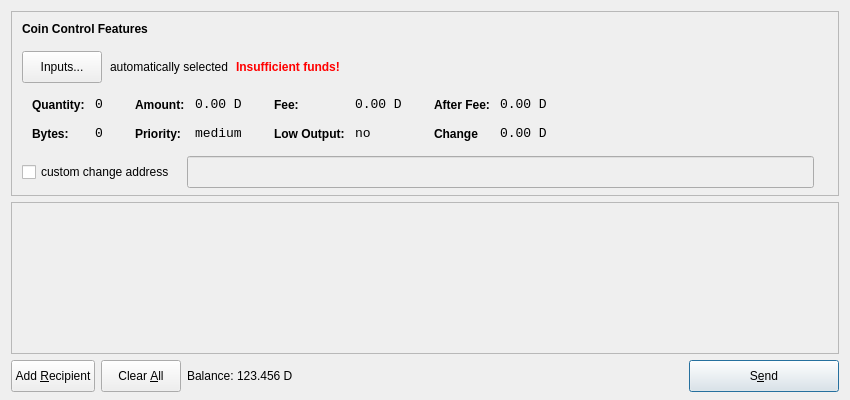
<?xml version="1.0" encoding="UTF-8"?>
<ui version="4.0">
 <class>SendCoinsDialog</class>
 <widget class="QDialog" name="SendCoinsDialog">
  <property name="geometry">
   <rect>
    <x>0</x>
    <y>0</y>
    <width>850</width>
    <height>400</height>
   </rect>
  </property>
  <property name="windowTitle">
   <string>Send Coins</string>
  </property>
  <layout class="QVBoxLayout" name="verticalLayout" stretch="0,1,0">
   <property name="bottomMargin">
    <number>8</number>
   </property>
   <item>
    <widget class="QFrame" name="frameCoinControl">
     <property name="sizePolicy">
      <sizepolicy hsizetype="Expanding" vsizetype="Expanding">
       <horstretch>0</horstretch>
       <verstretch>0</verstretch>
      </sizepolicy>
     </property>
     <property name="maximumSize">
      <size>
       <width>16777215</width>
       <height>16777215</height>
      </size>
     </property>
     <property name="frameShape">
      <enum>QFrame::StyledPanel</enum>
     </property>
     <property name="frameShadow">
      <enum>QFrame::Sunken</enum>
     </property>
     <layout class="QVBoxLayout" name="verticalLayoutCoinControl2">
      <property name="spacing">
       <number>6</number>
      </property>
      <property name="leftMargin">
       <number>0</number>
      </property>
      <property name="topMargin">
       <number>0</number>
      </property>
      <property name="rightMargin">
       <number>0</number>
      </property>
      <property name="bottomMargin">
       <number>6</number>
      </property>
      <item>
       <layout class="QVBoxLayout" name="verticalLayoutCoinControl" stretch="0,0,0,0,1">
        <property name="spacing">
         <number>0</number>
        </property>
        <property name="leftMargin">
         <number>10</number>
        </property>
        <property name="topMargin">
         <number>10</number>
        </property>
        <item>
         <layout class="QHBoxLayout" name="horizontalLayoutCoinControl1">
          <property name="bottomMargin">
           <number>15</number>
          </property>
          <item>
           <widget class="QLabel" name="labelCoinControlFeatures">
            <property name="sizePolicy">
             <sizepolicy hsizetype="Preferred" vsizetype="Maximum">
              <horstretch>0</horstretch>
              <verstretch>0</verstretch>
             </sizepolicy>
            </property>
            <property name="font">
             <font>
              <weight>75</weight>
              <bold>true</bold>
             </font>
            </property>
            <property name="styleSheet">
             <string notr="true">font-weight:bold;</string>
            </property>
            <property name="text">
             <string>Coin Control Features</string>
            </property>
           </widget>
          </item>
         </layout>
        </item>
        <item>
         <layout class="QHBoxLayout" name="horizontalLayoutCoinControl2" stretch="0,0,0,0">
          <property name="spacing">
           <number>8</number>
          </property>
          <property name="bottomMargin">
           <number>10</number>
          </property>
          <item>
           <widget class="QPushButton" name="pushButtonCoinControl">
            <property name="minimumSize">
             <size>
              <width>0</width>
              <height>32</height>
             </size>
            </property>
            <property name="maximumSize">
             <size>
              <width>16777215</width>
              <height>32</height>
             </size>
            </property>
            <property name="styleSheet">
             <string notr="true"/>
            </property>
            <property name="text">
             <string>Inputs...</string>
            </property>
           </widget>
          </item>
          <item>
           <widget class="QLabel" name="labelCoinControlAutomaticallySelected">
            <property name="text">
             <string>automatically selected</string>
            </property>
            <property name="margin">
             <number>5</number>
            </property>
           </widget>
          </item>
          <item>
           <widget class="QLabel" name="labelCoinControlInsuffFunds">
            <property name="font">
             <font>
              <weight>75</weight>
              <bold>true</bold>
             </font>
            </property>
            <property name="styleSheet">
             <string notr="true">color:red;font-weight:bold;</string>
            </property>
            <property name="text">
             <string>Insufficient funds!</string>
            </property>
            <property name="margin">
             <number>5</number>
            </property>
           </widget>
          </item>
          <item>
           <spacer name="horizontalSpacerCoinControl">
            <property name="orientation">
             <enum>Qt::Horizontal</enum>
            </property>
            <property name="sizeHint" stdset="0">
             <size>
              <width>40</width>
              <height>1</height>
             </size>
            </property>
           </spacer>
          </item>
         </layout>
        </item>
        <item>
         <widget class="QWidget" name="widgetCoinControl" native="true">
          <property name="sizePolicy">
           <sizepolicy hsizetype="Preferred" vsizetype="Preferred">
            <horstretch>0</horstretch>
            <verstretch>0</verstretch>
           </sizepolicy>
          </property>
          <property name="minimumSize">
           <size>
            <width>0</width>
            <height>0</height>
           </size>
          </property>
          <property name="styleSheet">
           <string notr="true"/>
          </property>
          <layout class="QHBoxLayout" name="horizontalLayoutCoinControl5">
           <property name="leftMargin">
            <number>0</number>
           </property>
           <property name="topMargin">
            <number>0</number>
           </property>
           <property name="rightMargin">
            <number>0</number>
           </property>
           <property name="bottomMargin">
            <number>0</number>
           </property>
           <item>
            <layout class="QHBoxLayout" name="horizontalLayoutCoinControl3" stretch="0,0,0,1">
             <property name="spacing">
              <number>20</number>
             </property>
             <property name="topMargin">
              <number>0</number>
             </property>
             <property name="bottomMargin">
              <number>10</number>
             </property>
             <item>
              <layout class="QFormLayout" name="formLayoutCoinControl1">
               <property name="horizontalSpacing">
                <number>10</number>
               </property>
               <property name="verticalSpacing">
                <number>14</number>
               </property>
               <property name="leftMargin">
                <number>10</number>
               </property>
               <property name="topMargin">
                <number>4</number>
               </property>
               <property name="rightMargin">
                <number>6</number>
               </property>
               <item row="0" column="0">
                <widget class="QLabel" name="labelCoinControlQuantityText">
                 <property name="styleSheet">
                  <string notr="true">font-weight:bold;</string>
                 </property>
                 <property name="text">
                  <string>Quantity:</string>
                 </property>
                 <property name="margin">
                  <number>0</number>
                 </property>
                </widget>
               </item>
               <item row="0" column="1">
                <widget class="QLabel" name="labelCoinControlQuantity">
                 <property name="font">
                  <font>
                   <family>Monospace</family>
                   <pointsize>10</pointsize>
                  </font>
                 </property>
                 <property name="cursor">
                  <cursorShape>IBeamCursor</cursorShape>
                 </property>
                 <property name="contextMenuPolicy">
                  <enum>Qt::ActionsContextMenu</enum>
                 </property>
                 <property name="text">
                  <string>0</string>
                 </property>
                 <property name="margin">
                  <number>0</number>
                 </property>
                 <property name="textInteractionFlags">
                  <set>Qt::LinksAccessibleByMouse|Qt::TextSelectableByKeyboard|Qt::TextSelectableByMouse</set>
                 </property>
                </widget>
               </item>
               <item row="1" column="0">
                <widget class="QLabel" name="labelCoinControlBytesText">
                 <property name="styleSheet">
                  <string notr="true">font-weight:bold;</string>
                 </property>
                 <property name="text">
                  <string>Bytes:</string>
                 </property>
                </widget>
               </item>
               <item row="1" column="1">
                <widget class="QLabel" name="labelCoinControlBytes">
                 <property name="font">
                  <font>
                   <family>Monospace</family>
                   <pointsize>10</pointsize>
                  </font>
                 </property>
                 <property name="cursor">
                  <cursorShape>IBeamCursor</cursorShape>
                 </property>
                 <property name="contextMenuPolicy">
                  <enum>Qt::ActionsContextMenu</enum>
                 </property>
                 <property name="text">
                  <string>0</string>
                 </property>
                 <property name="textInteractionFlags">
                  <set>Qt::LinksAccessibleByMouse|Qt::TextSelectableByKeyboard|Qt::TextSelectableByMouse</set>
                 </property>
                </widget>
               </item>
              </layout>
             </item>
             <item>
              <layout class="QFormLayout" name="formLayoutCoinControl2">
               <property name="horizontalSpacing">
                <number>10</number>
               </property>
               <property name="verticalSpacing">
                <number>14</number>
               </property>
               <property name="leftMargin">
                <number>6</number>
               </property>
               <property name="topMargin">
                <number>4</number>
               </property>
               <property name="rightMargin">
                <number>6</number>
               </property>
               <item row="0" column="0">
                <widget class="QLabel" name="labelCoinControlAmountText">
                 <property name="styleSheet">
                  <string notr="true">font-weight:bold;</string>
                 </property>
                 <property name="text">
                  <string>Amount:</string>
                 </property>
                 <property name="margin">
                  <number>0</number>
                 </property>
                </widget>
               </item>
               <item row="0" column="1">
                <widget class="QLabel" name="labelCoinControlAmount">
                 <property name="font">
                  <font>
                   <family>Monospace</family>
                   <pointsize>10</pointsize>
                  </font>
                 </property>
                 <property name="cursor">
                  <cursorShape>IBeamCursor</cursorShape>
                 </property>
                 <property name="contextMenuPolicy">
                  <enum>Qt::ActionsContextMenu</enum>
                 </property>
                 <property name="text">
                  <string notr="true">0.00 D</string>
                 </property>
                 <property name="textInteractionFlags">
                  <set>Qt::LinksAccessibleByMouse|Qt::TextSelectableByKeyboard|Qt::TextSelectableByMouse</set>
                 </property>
                </widget>
               </item>
               <item row="1" column="0">
                <widget class="QLabel" name="labelCoinControlPriorityText">
                 <property name="styleSheet">
                  <string notr="true">font-weight:bold;</string>
                 </property>
                 <property name="text">
                  <string>Priority:</string>
                 </property>
                </widget>
               </item>
               <item row="1" column="1">
                <widget class="QLabel" name="labelCoinControlPriority">
                 <property name="font">
                  <font>
                   <family>Monospace</family>
                   <pointsize>10</pointsize>
                  </font>
                 </property>
                 <property name="cursor">
                  <cursorShape>IBeamCursor</cursorShape>
                 </property>
                 <property name="contextMenuPolicy">
                  <enum>Qt::ActionsContextMenu</enum>
                 </property>
                 <property name="text">
                  <string>medium</string>
                 </property>
                 <property name="textInteractionFlags">
                  <set>Qt::LinksAccessibleByMouse|Qt::TextSelectableByKeyboard|Qt::TextSelectableByMouse</set>
                 </property>
                </widget>
               </item>
              </layout>
             </item>
             <item>
              <layout class="QFormLayout" name="formLayoutCoinControl3">
               <property name="horizontalSpacing">
                <number>10</number>
               </property>
               <property name="verticalSpacing">
                <number>14</number>
               </property>
               <property name="leftMargin">
                <number>6</number>
               </property>
               <property name="topMargin">
                <number>4</number>
               </property>
               <property name="rightMargin">
                <number>6</number>
               </property>
               <item row="0" column="0">
                <widget class="QLabel" name="labelCoinControlFeeText">
                 <property name="styleSheet">
                  <string notr="true">font-weight:bold;</string>
                 </property>
                 <property name="text">
                  <string>Fee:</string>
                 </property>
                 <property name="margin">
                  <number>0</number>
                 </property>
                </widget>
               </item>
               <item row="0" column="1">
                <widget class="QLabel" name="labelCoinControlFee">
                 <property name="font">
                  <font>
                   <family>Monospace</family>
                   <pointsize>10</pointsize>
                  </font>
                 </property>
                 <property name="cursor">
                  <cursorShape>IBeamCursor</cursorShape>
                 </property>
                 <property name="contextMenuPolicy">
                  <enum>Qt::ActionsContextMenu</enum>
                 </property>
                 <property name="text">
                  <string notr="true">0.00 D</string>
                 </property>
                 <property name="textInteractionFlags">
                  <set>Qt::LinksAccessibleByMouse|Qt::TextSelectableByKeyboard|Qt::TextSelectableByMouse</set>
                 </property>
                </widget>
               </item>
               <item row="1" column="0">
                <widget class="QLabel" name="labelCoinControlLowOutputText">
                 <property name="styleSheet">
                  <string notr="true">font-weight:bold;</string>
                 </property>
                 <property name="text">
                  <string>Low Output:</string>
                 </property>
                </widget>
               </item>
               <item row="1" column="1">
                <widget class="QLabel" name="labelCoinControlLowOutput">
                 <property name="font">
                  <font>
                   <family>Monospace</family>
                   <pointsize>10</pointsize>
                  </font>
                 </property>
                 <property name="cursor">
                  <cursorShape>IBeamCursor</cursorShape>
                 </property>
                 <property name="contextMenuPolicy">
                  <enum>Qt::ActionsContextMenu</enum>
                 </property>
                 <property name="text">
                  <string>no</string>
                 </property>
                 <property name="textInteractionFlags">
                  <set>Qt::LinksAccessibleByMouse|Qt::TextSelectableByKeyboard|Qt::TextSelectableByMouse</set>
                 </property>
                </widget>
               </item>
              </layout>
             </item>
             <item>
              <layout class="QFormLayout" name="formLayoutCoinControl4">
               <property name="horizontalSpacing">
                <number>10</number>
               </property>
               <property name="verticalSpacing">
                <number>14</number>
               </property>
               <property name="leftMargin">
                <number>6</number>
               </property>
               <property name="topMargin">
                <number>4</number>
               </property>
               <property name="rightMargin">
                <number>6</number>
               </property>
               <item row="0" column="0">
                <widget class="QLabel" name="labelCoinControlAfterFeeText">
                 <property name="styleSheet">
                  <string notr="true">font-weight:bold;</string>
                 </property>
                 <property name="text">
                  <string>After Fee:</string>
                 </property>
                 <property name="margin">
                  <number>0</number>
                 </property>
                </widget>
               </item>
               <item row="0" column="1">
                <widget class="QLabel" name="labelCoinControlAfterFee">
                 <property name="font">
                  <font>
                   <family>Monospace</family>
                   <pointsize>10</pointsize>
                  </font>
                 </property>
                 <property name="cursor">
                  <cursorShape>IBeamCursor</cursorShape>
                 </property>
                 <property name="contextMenuPolicy">
                  <enum>Qt::ActionsContextMenu</enum>
                 </property>
                 <property name="text">
                  <string notr="true">0.00 D</string>
                 </property>
                 <property name="textInteractionFlags">
                  <set>Qt::LinksAccessibleByMouse|Qt::TextSelectableByKeyboard|Qt::TextSelectableByMouse</set>
                 </property>
                </widget>
               </item>
               <item row="1" column="0">
                <widget class="QLabel" name="labelCoinControlChangeText">
                 <property name="styleSheet">
                  <string notr="true">font-weight:bold;</string>
                 </property>
                 <property name="text">
                  <string>Change</string>
                 </property>
                </widget>
               </item>
               <item row="1" column="1">
                <widget class="QLabel" name="labelCoinControlChange">
                 <property name="font">
                  <font>
                   <family>Monospace</family>
                   <pointsize>10</pointsize>
                  </font>
                 </property>
                 <property name="cursor">
                  <cursorShape>IBeamCursor</cursorShape>
                 </property>
                 <property name="contextMenuPolicy">
                  <enum>Qt::ActionsContextMenu</enum>
                 </property>
                 <property name="text">
                  <string notr="true">0.00 D</string>
                 </property>
                 <property name="textInteractionFlags">
                  <set>Qt::LinksAccessibleByMouse|Qt::TextSelectableByKeyboard|Qt::TextSelectableByMouse</set>
                 </property>
                </widget>
               </item>
              </layout>
             </item>
            </layout>
           </item>
          </layout>
         </widget>
        </item>
        <item>
         <layout class="QHBoxLayout" name="horizontalLayoutCoinControl4" stretch="0,0,0">
          <property name="spacing">
           <number>12</number>
          </property>
          <property name="sizeConstraint">
           <enum>QLayout::SetDefaultConstraint</enum>
          </property>
          <property name="topMargin">
           <number>5</number>
          </property>
          <property name="rightMargin">
           <number>5</number>
          </property>
          <item>
           <widget class="QCheckBox" name="checkBoxCoinControlChange">
            <property name="text">
             <string>custom change address</string>
            </property>
           </widget>
          </item>
          <item>
           <widget class="QLineEdit" name="lineEditCoinControlChange">
            <property name="enabled">
             <bool>false</bool>
            </property>
            <property name="sizePolicy">
             <sizepolicy hsizetype="Expanding" vsizetype="Fixed">
              <horstretch>0</horstretch>
              <verstretch>0</verstretch>
             </sizepolicy>
            </property>
            <property name="minimumSize">
             <size>
              <width>0</width>
              <height>32</height>
             </size>
            </property>
            <property name="maximumSize">
             <size>
              <width>16777215</width>
              <height>32</height>
             </size>
            </property>
           </widget>
          </item>
          <item>
           <widget class="QLabel" name="labelCoinControlChangeLabel">
            <property name="sizePolicy">
             <sizepolicy hsizetype="Preferred" vsizetype="Expanding">
              <horstretch>0</horstretch>
              <verstretch>0</verstretch>
             </sizepolicy>
            </property>
            <property name="minimumSize">
             <size>
              <width>0</width>
              <height>0</height>
             </size>
            </property>
            <property name="text">
             <string/>
            </property>
            <property name="margin">
             <number>3</number>
            </property>
           </widget>
          </item>
         </layout>
        </item>
        <item>
         <spacer name="verticalSpacerCoinControl">
          <property name="orientation">
           <enum>Qt::Vertical</enum>
          </property>
          <property name="sizeHint" stdset="0">
           <size>
            <width>800</width>
            <height>1</height>
           </size>
          </property>
         </spacer>
        </item>
       </layout>
      </item>
     </layout>
    </widget>
   </item>
   <item>
    <widget class="QScrollArea" name="scrollArea">
     <property name="widgetResizable">
      <bool>true</bool>
     </property>
     <widget class="QWidget" name="scrollAreaWidgetContents">
      <property name="geometry">
       <rect>
        <x>0</x>
        <y>0</y>
        <width>830</width>
        <height>137</height>
       </rect>
      </property>
      <layout class="QVBoxLayout" name="verticalLayout_2">
       <property name="leftMargin">
        <number>0</number>
       </property>
       <property name="topMargin">
        <number>0</number>
       </property>
       <property name="rightMargin">
        <number>0</number>
       </property>
       <property name="bottomMargin">
        <number>0</number>
       </property>
       <item>
        <layout class="QVBoxLayout" name="entries">
         <property name="spacing">
          <number>6</number>
         </property>
        </layout>
       </item>
       <item>
        <spacer name="verticalSpacer">
         <property name="orientation">
          <enum>Qt::Vertical</enum>
         </property>
         <property name="sizeHint" stdset="0">
          <size>
           <width>20</width>
           <height>40</height>
          </size>
         </property>
        </spacer>
       </item>
      </layout>
     </widget>
    </widget>
   </item>
   <item>
    <layout class="QHBoxLayout" name="horizontalLayout">
     <item>
      <widget class="QPushButton" name="addButton">
       <property name="minimumSize">
        <size>
         <width>0</width>
         <height>32</height>
        </size>
       </property>
       <property name="maximumSize">
        <size>
         <width>16777215</width>
         <height>32</height>
        </size>
       </property>
       <property name="toolTip">
        <string>Send to multiple recipients at once</string>
       </property>
       <property name="text">
        <string>Add &amp;Recipient</string>
       </property>
       <property name="autoDefault">
        <bool>false</bool>
       </property>
      </widget>
     </item>
     <item>
      <widget class="QPushButton" name="clearButton">
       <property name="sizePolicy">
        <sizepolicy hsizetype="Minimum" vsizetype="Fixed">
         <horstretch>0</horstretch>
         <verstretch>0</verstretch>
        </sizepolicy>
       </property>
       <property name="minimumSize">
        <size>
         <width>0</width>
         <height>32</height>
        </size>
       </property>
       <property name="maximumSize">
        <size>
         <width>16777215</width>
         <height>32</height>
        </size>
       </property>
       <property name="toolTip">
        <string>Remove all transaction fields</string>
       </property>
       <property name="text">
        <string>Clear &amp;All</string>
       </property>
       <property name="autoRepeatDelay">
        <number>300</number>
       </property>
       <property name="autoDefault">
        <bool>false</bool>
       </property>
      </widget>
     </item>
     <item>
      <layout class="QHBoxLayout" name="horizontalLayout_2">
       <property name="spacing">
        <number>3</number>
       </property>
       <item>
        <widget class="QLabel" name="label">
         <property name="sizePolicy">
          <sizepolicy hsizetype="Preferred" vsizetype="Fixed">
           <horstretch>0</horstretch>
           <verstretch>0</verstretch>
          </sizepolicy>
         </property>
         <property name="text">
          <string>Balance:</string>
         </property>
        </widget>
       </item>
       <item>
        <widget class="QLabel" name="labelBalance">
         <property name="sizePolicy">
          <sizepolicy hsizetype="Preferred" vsizetype="Fixed">
           <horstretch>0</horstretch>
           <verstretch>0</verstretch>
          </sizepolicy>
         </property>
         <property name="cursor">
          <cursorShape>IBeamCursor</cursorShape>
         </property>
         <property name="text">
          <string notr="true">123.456 D</string>
         </property>
         <property name="textInteractionFlags">
          <set>Qt::LinksAccessibleByMouse|Qt::TextSelectableByKeyboard|Qt::TextSelectableByMouse</set>
         </property>
        </widget>
       </item>
      </layout>
     </item>
     <item>
      <spacer name="horizontalSpacer">
       <property name="orientation">
        <enum>Qt::Horizontal</enum>
       </property>
       <property name="sizeHint" stdset="0">
        <size>
         <width>40</width>
         <height>20</height>
        </size>
       </property>
      </spacer>
     </item>
     <item>
      <widget class="QPushButton" name="sendButton">
       <property name="minimumSize">
        <size>
         <width>150</width>
         <height>32</height>
        </size>
       </property>
       <property name="maximumSize">
        <size>
         <width>16777215</width>
         <height>32</height>
        </size>
       </property>
       <property name="toolTip">
        <string>Confirm the send action</string>
       </property>
       <property name="text">
        <string>S&amp;end</string>
       </property>
       <property name="default">
        <bool>true</bool>
       </property>
      </widget>
     </item>
    </layout>
   </item>
  </layout>
 </widget>
 <resources/>
 <connections/>
</ui>
